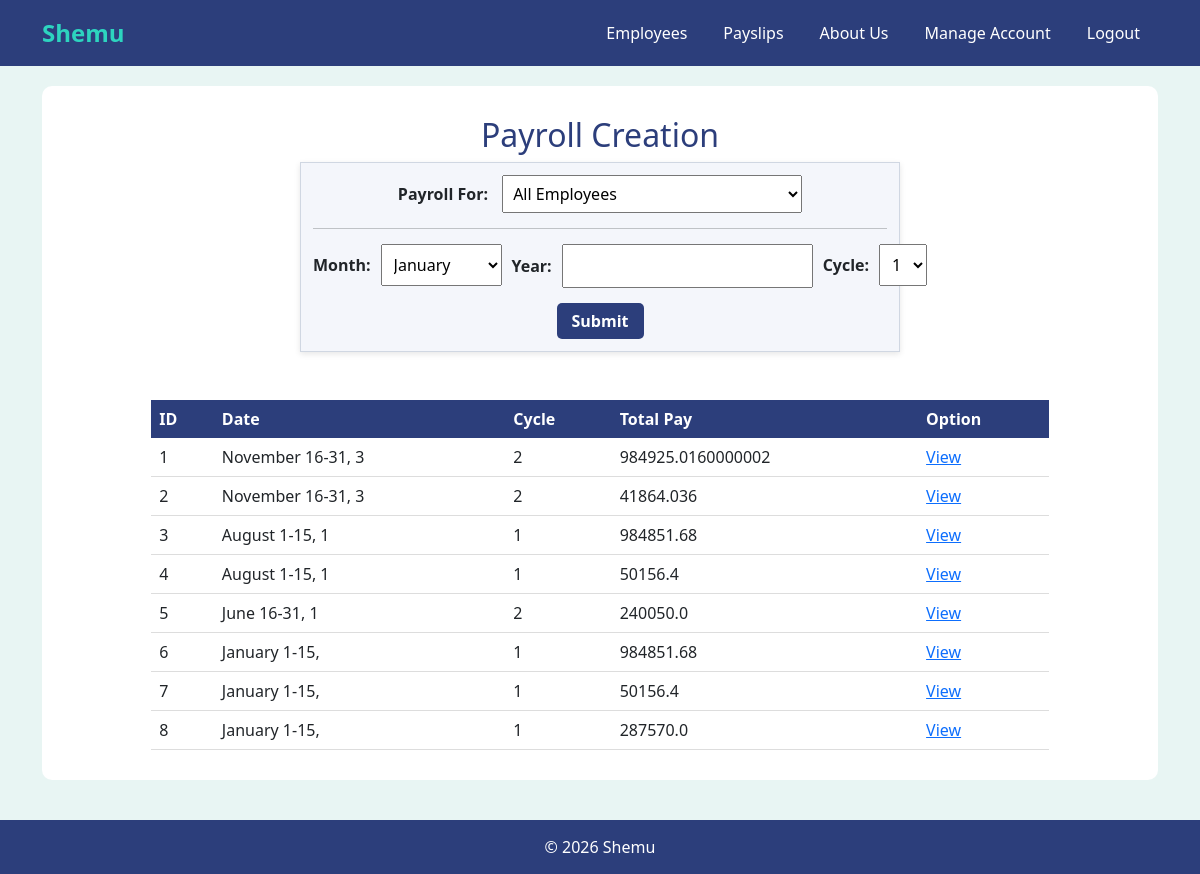
Page /payslips/2/ on the earlier database version.
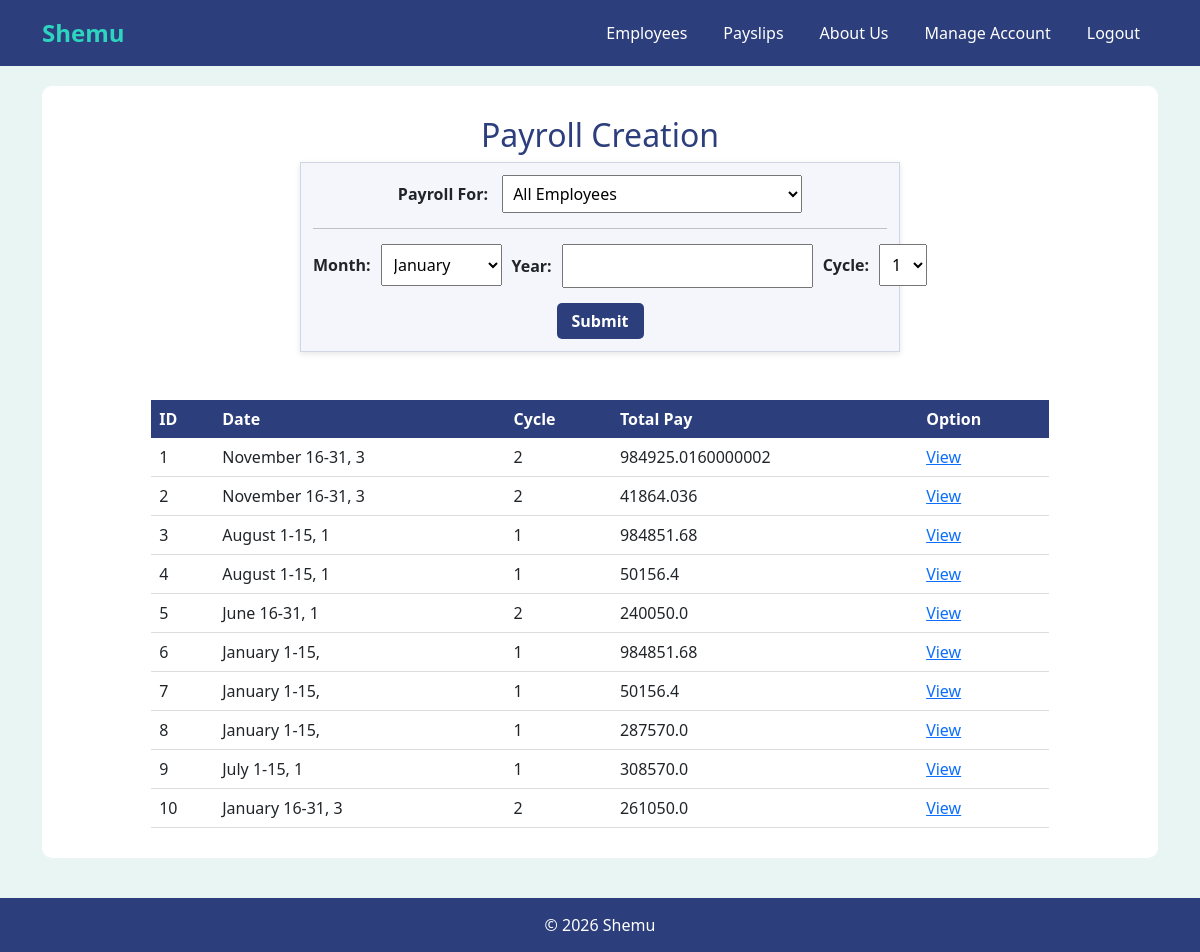
Same page on the later database version.
### shemuapp/models.py (models this page shows, shortened)
class Payslip(models.Model): #Payslip Attributes
    id_number = models.ForeignKey('Employee', on_delete=models.CASCADE, related_name='payslips')
    month = models.CharField(max_length=20)
    date_range = models.CharField(max_length=50)
    year = models.CharField(max_length=4)
    pay_cycle = models.IntegerField()
    rate = models.FloatField()
    earnings_allowance = models.FloatField(default=0)
    deductions_tax = models.FloatField(default=0)
    deductions_health = models.FloatField(default=0)
    pag_ibig = models.FloatField(default=0)
    sss = models.FloatField(default=0)
    overtime = models.FloatField(default=0)
    total_pay = models.FloatField()

### shemuapp/views.py (the view, shortened to what this page needs)
# urls.py: path('payslips/', views.payslips, name='payslips'),
def payslips(request, pk):
    account = get_object_or_404(Account, pk=pk)
    all_employees = Employee.objects.all()
    all_payslips = Payslip.objects.all()
    months = ['January', 'February', 'March',
              'April', 'May', 'June',
              'July', 'August', 'September',
              'October', 'November', 'December']
    return render(request, 'payslips.html', {
        'employees': all_employees,
        'payslips': all_payslips,
        'months': months,
        'pk': pk,
        'current_user': account.getUsername()
    })

### shemuapp/models.py (called while the page is built)
    def getUsername(self):
        return self.username

### shemuapp/templates/payslips.html (shortened to what this page needs)
{% extends 'base.html' %}
{% block content %}
<div style="text-align:center;">
    <h2>Payroll Creation</h2>
    <div style="
        width:600px;
        height:190px;
        margin:auto;
        padding:12px;
        background-color:#f4f6fb;
        border:1px solid #d0d7e2;
        box-shadow:0 2px 6px rgba(0,0,0,0.1);
    ">
        <form method="POST" action="{% url 'payslips' pk=pk %}">
            <div style=" text-align:center; margin-bottom:15px;">
                <label>
                    <strong>Payroll For:</strong>
                </label>
                <select name="payroll_for" style="
                    width:300px; padding:6px;
                    margin-left:10px;">
                    <option value="all">All Employees</option>
                </select>
            </div>
            <hr style="margin:15px 0;">
            <div style="
                display:flex;
                justify-content:space-between;
                gap:10px;
                margin-bottom:15px;">
                <div style="flex:1;">
                    <div style="
                        display:flex;
                        align-items:center;
                        gap:10px;">
                        <label>
                            <strong>Month:</strong>
                        </label>
                        <select name="month" style="
                            flex:1;
                            padding:8px;">
                            {% for month in months %}
                            <option value="{{ month }}">
                                {{ month }}
                            </option>
                            {% endfor %}
                        </select>
                    </div>
                </div>
                <div style="flex:1;">
                    <div style="
                        display:flex;
                        align-items:center;
                        gap:10px;">
                        <label>
                            <strong>Year:</strong>
                        </label>
                        <input type="text" name="year" style="
                            flex:1;
                            padding:8px;" required>
                    </div>
                </div>
                <div style="flex:1;">
                    <div style="
                        display:flex;
                        align-items:center;
                        gap:10px;">
                        <label>
                            <strong>Cycle:</strong>
                        </label>
                        <select name="cycle" style="
                            flex:1;
                            padding:8px;">
                            <option value="1">1</option>
                        </select>
                    </div>
                </div>
            </div>
            <div>
                <input type="submit" value="Submit" style="
                    background-color:#2c3e7b;
                    color:white;
                    border:none;
                    padding:6px 15px;
                    border-radius:5px;
                    font-weight:bold;
                    cursor:pointer;">
            </div>
        </form>
    </div>
    <br><br>
    <table cellpadding="8" style="
        margin:auto;
        border-collapse:collapse;
        width:85%;
        background-color:white;">
        <tr style="
            background-color:#2c3e7b;
            color:white;">
            <th>ID</th>
            <th>Date</th>
            <th>Cycle</th>
            <th>Total Pay</th>
            <th>Option</th>
        </tr>
        {% for payslip in payslips %}
        <tr style="
            background-color:white;
            border-bottom:1px solid #ddd;">
            <td>{{ payslip.id }}</td>
            <td>
                {{ payslip.month }}
                {{ payslip.date_range }},
                {{ payslip.year }}
            </td>
            <td>{{ payslip.pay_cycle }}</td>
            <td>{{ payslip.total_pay }}</td>
            <td>
                <a href="{% url 'view_payslip' pk=pk payslip_id=payslip.id %}"> View </a>
            </td>
        </tr>
        {% endfor %}
    </table>
</div>
{% endblock %}

### shemuapp/templates/base.html (shortened to what this page needs)
<html>
<head>
    <link href="https://cdn.jsdelivr.net/npm/bootstrap@5.1.3/dist/css/bootstrap.min.css" rel="stylesheet">
</head>
<body>
    <nav class="navbar navbar-expand-lg">
        <div class="container">
            {% if current_user %}
            <a class="navbar-brand" href="{% url 'employees' pk=pk %}">Shemu</a>
            <div class="navbar-nav">
                <a class="nav-link" href="{% url 'employees' pk=pk %}">Employees</a>
                <a class="nav-link" href="{% url 'payslips' pk=pk %}">Payslips</a>
                <a class="nav-link" href="{% url 'about_us' pk=pk %}">About Us</a>
                {% if current_user %}
                <a class="nav-link" href="{% url 'manage_account' pk=pk %}">Manage Account</a>
                <a class="nav-link" href="{% url 'logout' %}">Logout</a>
                {% endif %}
            </div>
            {% else %}
            <a class="navbar-brand" href="{% url 'login' %}">Shemu</a>
            <div class="navbar-nav"></div>
            {% endif %}
        </div>
    </nav>
    <div class="container">
        <div class="content-box">
            {% block content %}
            {% endblock %}
        </div>
    </div>
    <footer>
        <div class="container text-center">
            <p class="mb-0">&copy; 2026 Shemu</p>
        </div>
    </footer>
</body>
</html>

### shemuapp/templates/base.html (style rules this page uses)
body { background-color: #E8F5F3; }
.navbar { background-color: #2C3E7B; padding: 10px 0; }
.navbar-brand { color: #2DD4BF; font-size: 24px; font-weight: bold; }
.nav-link { color: white; margin: 0 10px; }
.content-box { background-color: white; border-radius: 10px; padding: 30px; margin: 20px 0; }
h2 { color: #2C3E7B; }
footer { background-color: #2C3E7B; color: white; padding: 15px 0; margin-top: 40px; }

Differences in the rows shown:
added Payslip: id "9", month "July", date_range "1-15", year "1", pay_cycle "1", total_pay "308570.0"
added Payslip: id "10", month "January", date_range "16-31", year "3", pay_cycle "2", total_pay "261050.0"
